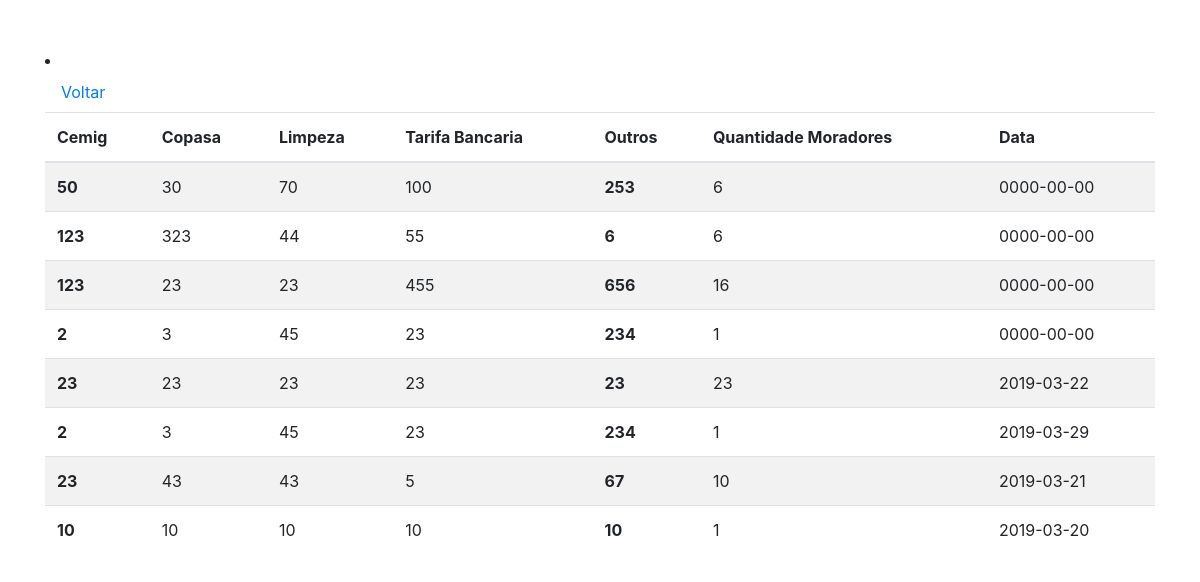
The app's page /listar.php with its own data.
### tables this page shows
CREATE TABLE IF NOT EXISTS `condominio` (
`id` int(100) NOT NULL,
  `cemig` decimal(65,0) NOT NULL,
  `copasa` decimal(65,0) NOT NULL,
  `limpeza` decimal(65,0) NOT NULL,
  `tarifa_bancaria` decimal(65,0) NOT NULL,
  `outros` decimal(65,0) NOT NULL,
  `qnt_moradores` int(100) NOT NULL,
  `data_cadastro` date NOT NULL
);

### lib/funcoes.php (called while the page is built, shortened)
<?php
    function conecta($sql)
    {
        $conexao = mysql_connect("localhost","root","root") or die ('<center><h1>Falha na conex�o com o banco de dados</h1></center>'.mysql_error());
        $resultado = mysql_query($sql,$conexao) or die ('<center><h1>Login e senha incorretos</h1></center>'.mysql_error());
        return $resultado;
    }
?>

### listar.php (the view, shortened to what this page needs)
<?php
    require_once("lib/funcoes.php");
?>
<!DOCTYPE html>
<html lang="en">
<head>
    <link rel="stylesheet" href="https://maxcdn.bootstrapcdn.com/bootstrap/4.0.0/css/bootstrap.min.css"
>
</head>
<body>
<div class="container my-5 ">
<table class="table table-striped">
  <thead>
    <tr>
      <th scope="col">Cemig</th>
      <th scope="col">Copasa</th>
      <th scope="col">Limpeza</th>
      <th scope="col">Tarifa Bancaria</th>
      <th scope="col">Outros</th>
      <th scope="col">Quantidade Moradores</th>
      <th scope="col">Data</th>
    </tr>
  </thead>
  <tbody>
  <?php
    $query = "SELECT * FROM condominio";
    $resultado = conecta($query);
    if(mysql_num_rows($resultado) > 0){
        while($linha=mysql_fetch_array($resultado))
        {
  ?>
    <tr>
      <th><?= $linha['cemig']?></th>
      <td><?= $linha['copasa']?></td>
      <td><?= $linha['limpeza']?></td>
      <td><?= $linha['tarifa_bancaria']?></td>
      <th><?= $linha['outros']?></th>
      <td><?= $linha['qnt_moradores']?></td>
      <td><?= $linha['data_cadastro']?></td>
    </tr>
    <?php
    }
}
  ?>
<li class="nav-item">
    <a class="nav-link" href="index.php">Voltar</a>
  </li>
  </tbody>
</table>
</div>
</body>
</html>

### records on screen
condominio: cemig "50", copasa "30", limpeza "70", tarifa_bancaria "100", outros "253", qnt_moradores "6", data_cadastro "0000-00-00"
condominio: cemig "123", copasa "323", limpeza "44", tarifa_bancaria "55", outros "6", qnt_moradores "6", data_cadastro "0000-00-00"
condominio: cemig "123", copasa "23", limpeza "23", tarifa_bancaria "455", outros "656", qnt_moradores "16", data_cadastro "0000-00-00"
condominio: cemig "2", copasa "3", limpeza "45", tarifa_bancaria "23", outros "234", qnt_moradores "1", data_cadastro "0000-00-00"
condominio: cemig "23", copasa "23", limpeza "23", tarifa_bancaria "23", outros "23", qnt_moradores "23", data_cadastro "2019-03-22"
condominio: cemig "2", copasa "3", limpeza "45", tarifa_bancaria "23", outros "234", qnt_moradores "1", data_cadastro "2019-03-29"
condominio: cemig "23", copasa "43", limpeza "43", tarifa_bancaria "5", outros "67", qnt_moradores "10", data_cadastro "2019-03-21"
condominio: cemig "10", copasa "10", limpeza "10", tarifa_bancaria "10", outros "10", qnt_moradores "1", data_cadastro "2019-03-20"
